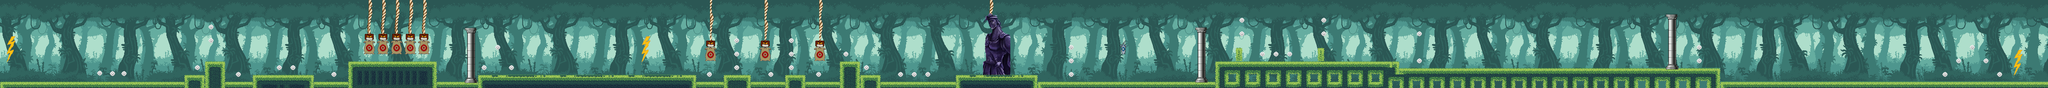

Rendered tile map (Tiled .tmx) drawn with the repository's tilesets; below, a short description and the map source with its tile grids summarised:
An orthogonal 300x13 tile map with 16x16 px tiles, 69 tile layers (Tile Layer 1, Tile Layer 2, Tile Layer 3, Tile Layer 4, ...), 2 hidden layers not drawn, 16 tilesets and 101 objects.

<map version="1.2" tiledversion="1.3.3" orientation="orthogonal" renderorder="right-down" width="300" height="13" tilewidth="16" tileheight="16" infinite="0" nextlayerid="361" nextobjectid="914">
 <tileset firstgid="1" name="jungle tileset" tilewidth="16" tileheight="16" tilecount="741" columns="39">
  <image source="jungle tileset.png" width="624" height="304" />
 </tileset>
 <tileset firstgid="742" name="plx-3" tilewidth="16" tileheight="16" tilecount="312" columns="24">
  <image source="plx-3.png" width="384" height="216" />
 </tileset>
 <tileset firstgid="1054" name="plx-4" tilewidth="16" tileheight="16" tilecount="312" columns="24">
  <image source="plx-4.png" width="384" height="216" />
 </tileset>
 <tileset firstgid="1366" name="plx-5" tilewidth="16" tileheight="16" tilecount="312" columns="24">
  <image source="plx-5.png" width="384" height="216" />
 </tileset>
 <tileset firstgid="1678" name="plx-1" tilewidth="16" tileheight="16" tilecount="312" columns="24">
  <image source="plx-1.png" width="384" height="216" />
 </tileset>
 <tileset firstgid="1990" name="plx-2" tilewidth="16" tileheight="16" tilecount="312" columns="24">
  <image source="plx-2.png" width="384" height="216" />
 </tileset>
 <tileset firstgid="2302" name="rope2" tilewidth="16" tileheight="16" spacing="2" margin="1" tilecount="36" columns="6">
  <image source="rope2.png" width="108" height="108" />
 </tileset>
 <tileset firstgid="2338" name="silvercoin" tilewidth="16" tileheight="16" spacing="2" margin="1" tilecount="16" columns="4">
  <image source="silvercoin1.png" width="72" height="72" />
 </tileset>
 <tileset firstgid="2354" name="punch bag" tilewidth="16" tileheight="16" spacing="2" margin="1" tilecount="56" columns="8">
  <image source="punch bag.png" width="148" height="125" />
 </tileset>
 <tileset firstgid="2410" name="statue1" tilewidth="16" tileheight="16" spacing="2" margin="1" tilecount="288" columns="12">
  <image source="statue1.png" width="216" height="432" />
 </tileset>
 <tileset firstgid="2698" name="statue2" tilewidth="16" tileheight="16" spacing="2" margin="1" tilecount="32" columns="4">
  <image source="statue2.png" width="72" height="144" />
 </tileset>
 <tileset firstgid="2730" name="pillar" tilewidth="16" tileheight="16" spacing="2" margin="1" tilecount="64" columns="8">
  <image source="pillar2.png" width="144" height="144" />
 </tileset>
 <tileset firstgid="2794" name="check point" tilewidth="16" tileheight="16" spacing="2" margin="1" tilecount="3384" columns="47">
  <image source="checkpoint.png" width="860" height="1308" />
 </tileset>
 <tileset firstgid="6178" name="fire sword" tilewidth="16" tileheight="16" spacing="2" margin="1" tilecount="6" columns="2">
  <image source="sword-fire.png" width="37" height="58" />
 </tileset>
 <tileset firstgid="6184" name="shield" tilewidth="16" tileheight="16" spacing="1" margin="1" tilecount="9" columns="3">
  <image source="shield.png" width="51" height="55" />
 </tileset>
 <tileset firstgid="6193" name="juice2" tilewidth="16" tileheight="16" tilecount="2" columns="1">
  <image source="juice2.png" width="18" height="34" />
 </tileset>
 <layer id="215" name="Tile Layer 1" width="300" height="13">
  <data>[3900 cells, 3900 non-empty, 312 distinct tile ids]</data>
 </layer>
 <layer id="216" name="Tile Layer 2" width="300" height="13">
  <data>[3900 cells, 3900 non-empty, 312 distinct tile ids]</data>
 </layer>
 <layer id="217" name="Tile Layer 3" width="300" height="13">
  <data>[3900 cells, 3900 non-empty, 312 distinct tile ids]</data>
 </layer>
 <layer id="218" name="Tile Layer 4" width="300" height="13">
  <data>[3900 cells, 3900 non-empty, 312 distinct tile ids]</data>
 </layer>
 <layer id="219" name="Tile Layer 5" width="300" height="13">
  <data>[3900 cells, 3900 non-empty, 325 distinct tile ids]</data>
 </layer>
 <objectgroup id="324" name="silver coin">
  <object id="846" x="234.333" y="165.667">
   <polygon points="0,0 7,5.66667 1,13 -6.66667,7" />
  </object>
  <object id="847" x="257" y="174">
   <polygon points="0,0 6.66667,-6.66667 14,-2 7.66667,5.66667" />
  </object>
  <object id="848" x="284.667" y="174.333">
   <polygon points="0,0 7.66667,-7.66667 13.6667,-1.33333 6,6.66667" />
  </object>
  <object id="849" x="456.333" y="160.667">
   <polygon points="0,0 6,6.33333 12.3333,-1 5.66667,-7.66667" />
  </object>
  <object id="850" x="488.667" y="97.3333">
   <polygon points="0,0 6.66667,5 12,-1.33333 7,-8" />
  </object>
  <object id="851" x="488" y="65.6667">
   <polygon points="0,0 8,4.33333 13.3333,-2 7.33333,-8.33333" />
  </object>
  <object id="852" x="551.333" y="177.333">
   <polygon points="0,0 8,5.66667 14.6667,-2 7.33333,-8.33333" />
  </object>
  <object id="853" x="649" y="160.667">
   <polygon points="0,0 6.33333,7 12.6667,0.666667 7.66667,-7.33333" />
  </object>
  <object id="854" x="680" y="161.667">
   <polygon points="0,0 8,6 15,0 6.66667,-8.33333" />
  </object>
  <object id="855" x="776" y="175.667">
   <polygon points="0,0 7.33333,7 14,0 6,-6.66667" />
  </object>
  <object id="856" x="1136.33" y="153.667">
   <polygon points="0,0 -8.33333,5.66667 -1.66667,14 5.33333,7" />
  </object>
  <object id="857" x="1160" y="112.667">
   <polygon points="0,0 7.33333,6.33333 14.6667,-1 8.33333,-8.66667" />
  </object>
  <object id="858" x="1191" y="161.333">
   <polygon points="0,0 8.66667,7 14.6667,-0.666667 8.66667,-9.33333" />
  </object>
  <object id="859" x="1655.33" y="176.333">
   <polygon points="0,0 8.33333,6 14,0 6.66667,-7.66667" />
  </object>
  <object id="860" x="1719.33" y="160">
   <polygon points="0,0 8.33333,7 15,-1.66667 8.33333,-6" />
  </object>
  <object id="861" x="1721.33" y="128.333">
   <polygon points="0,0 6,7.66667 11.6667,-0.333333 5.33333,-7.33333" />
  </object>
  <object id="862" x="1721.33" y="96.3333">
   <polygon points="0,0 6,6.33333 13.6667,-1 4.33333,-8.33333" />
  </object>
  <object id="863" x="1808.33" y="170.333">
   <polygon points="0,0 -9.66667,6.33333 -1.33333,11 6,5.33333" />
  </object>
  <object id="864" x="1846.33" y="160.333">
   <polygon points="0,0 8.66667,-8 14.3333,-1.33333 8.66667,6" />
  </object>
  <object id="865" x="1847.33" y="126">
   <polygon points="0,0 10,11 15,1 7.33333,-6" />
  </object>
  <object id="866" x="1848" y="95.6667">
   <polygon points="0,0 7,7 14,1 6.33333,-6" />
  </object>
  <object id="867" x="1911" y="175">
   <polygon points="0,0 8,8.66667 14.6667,0.666667 8,-6" />
  </object>
  <object id="868" x="1975.67" y="129.333">
   <polygon points="0,0 8.66667,6 15,-2.33333 7,-9.33333" />
  </object>
  <object id="869" x="2024.67" y="162">
   <polygon points="0,0 7.33333,4.33333 13.3333,-2.33333 5.66667,-9.33333" />
  </object>
  <object id="870" x="2103.33" y="177">
   <polygon points="0,0 9.66667,6.33333 15.3333,-2.33333 5.66667,-9" />
  </object>
  <object id="871" x="2135" y="177.333">
   <polygon points="0,0 8.66667,5 14.6667,-1.33333 9.33333,-9.66667" />
  </object>
  <object id="872" x="2168" y="177.333">
   <polygon points="0,0 7.33333,6 14.6667,-2 5.66667,-8.66667" />
  </object>
  <object id="873" x="2505" y="174">
   <polygon points="0,0 5.66667,-5 11.3333,2.33333 5,8.66667" />
  </object>
  <object id="874" x="2505.33" y="144.667">
   <polygon points="0,0 5.66667,5.66667 12,0.333333 6.66667,-8.33333" />
  </object>
  <object id="875" x="2503" y="112.333">
   <polygon points="0,0 8.33333,4.66667 12.6667,-1.33333 7,-7.33333" />
  </object>
  <object id="876" x="2903.33" y="81">
   <polygon points="0,0 8.33333,6.33333 15.3333,-2.66667 8.66667,-8.66667" />
  </object>
  <object id="877" x="2903.67" y="49.6667">
   <polygon points="0,0 9,5 13.3333,-0.333333 8,-9" />
  </object>
  <object id="878" x="2951.67" y="128.667">
   <polygon points="0,0 7.66667,5 13.3333,-0.333333 7.66667,-8.66667" />
  </object>
  <object id="879" x="2984" y="129.333">
   <polygon points="0,0 7,5.66667 13.3333,-2 5.66667,-8.33333" />
  </object>
  <object id="880" x="3016.67" y="128">
   <polygon points="0,0 7.33333,6.33333 12.6667,-0.666667 6.33333,-8" />
  </object>
  <object id="881" x="3095.67" y="79.3333">
   <polygon points="0,0 7.33333,6 13,-2 4.66667,-8" />
  </object>
  <object id="882" x="3094" y="46.3333">
   <polygon points="0,0 11.3333,10.3333 16.3333,-0.666667 6.66667,-8" />
  </object>
  <object id="883" x="3320.67" y="145.667">
   <polygon points="0,0 8,7.33333 13,-1.66667 5,-9" />
  </object>
  <object id="884" x="3319.67" y="80">
   <polygon points="0,0 6.33333,5 13.3333,0 7.66667,-8" />
  </object>
  <object id="885" x="3977.33" y="144.333">
   <polygon points="0,0 8.33333,6.66667 11.6667,-2.33333 4.66667,-8.33333" />
  </object>
  <object id="886" x="3977" y="113.667">
   <polygon points="0,0 5.66667,5 13,-2.66667 5.66667,-9.33333" />
  </object>
  <object id="887" x="4551" y="175.667">
   <polygon points="0,0 8.33333,7 15,1 7.66667,-7" />
  </object>
  <object id="888" x="4584.33" y="146">
   <polygon points="0,0 6.66667,4.33333 13,-1.33333 5.33333,-10.3333" />
  </object>
  <object id="889" x="4616.67" y="112.333">
   <polygon points="0,0 9,4.66667 13,-3 4.33333,-7.33333" />
  </object>
  <object id="890" x="4648" y="143.333">
   <polygon points="0,0 7,7.66667 14,1 4.66667,-8.66667" />
  </object>
  <object id="891" x="4679.33" y="176">
   <polygon points="0,0 7,6.33333 14,-0.666667 7.33333,-6.66667" />
  </object>
 </objectgroup>
 <objectgroup id="356" name="punch bag">
  <object id="902" x="855.333" y="80.3333">
   <polygon points="0,0 0,15 -2.33333,47.6667 22.3333,47 20.3333,-1" />
  </object>
  <object id="903" x="888" y="81">
   <polygon points="0,0 -2,46.3333 21.3333,46 18.6667,-0.666667" />
  </object>
  <object id="904" x="919.667" y="80.6667">
   <polygon points="0,0 -1,47.3333 21,46.6667 20,-0.666667" />
  </object>
  <object id="905" x="951.667" y="80.6667">
   <polygon points="0,0 -1,46 24.3333,46 20,-1.66667" />
  </object>
  <object id="906" x="984.333" y="79.6667">
   <polygon points="0,0 -3,48.6667 20.6667,48.3333 19.6667,-0.666667" />
  </object>
  <object id="907" x="1656" y="96">
   <polygon points="0,0 -1.66667,48.6667 22.6667,47.6667 19.6667,-0.333333" />
  </object>
  <object id="908" x="1783.67" y="96.6667">
   <polygon points="0,0 -2.33333,47.3333 20.6667,47 19.6667,-1.66667" />
  </object>
  </objectgroup>
 <objectgroup color="#31006c" id="258" name=" statue 1">
  <!-- 1 objects omitted --></objectgroup>
 <objectgroup id="260" name="ground">
  <!-- 24 objects omitted --></objectgroup>
 <objectgroup id="357" name="pillar">
  <!-- 3 objects omitted --></objectgroup>
 <objectgroup id="270" name="rope 2">
  <!-- 11 objects omitted --></objectgroup>
 <layer id="252" name="rope 2" width="300" height="13">
  <data>[3900 cells, 79 non-empty, 11 distinct tile ids]</data>
 </layer>
 <layer id="251" name="statue 1" width="300" height="13">
  <data>[3900 cells, 44 non-empty, 44 distinct tile ids]</data>
 </layer>
 <layer id="224" name="ground" width="300" height="13">
  <data>[3900 cells, 545 non-empty, 86 distinct tile ids]</data>
 </layer>
 <layer id="271" name="coin1" width="300" height="13" offsetx="59.6667" offsety="-3.5">
  <data>[3900 cells, 4 non-empty, 4 distinct tile ids]</data>
 </layer>
 <layer id="272" name="coin2" width="300" height="13" offsetx="57.6667" offsety="-2.33333">
  <data>[3900 cells, 4 non-empty, 4 distinct tile ids]</data>
 </layer>
 <layer id="273" name="coin3" width="300" height="13" offsetx="52.6667" offsety="-2.16667">
  <data>[3900 cells, 4 non-empty, 4 distinct tile ids]</data>
 </layer>
 <layer id="274" name="coin4" width="300" height="13">
  <data>[3900 cells, 4 non-empty, 4 distinct tile ids]</data>
 </layer>
 <layer id="275" name="coin5" width="300" height="13">
  <data>[3900 cells, 4 non-empty, 4 distinct tile ids]</data>
 </layer>
 <layer id="276" name="coin6" width="300" height="13">
  <data>[3900 cells, 4 non-empty, 4 distinct tile ids]</data>
 </layer>
 <layer id="277" name="coin7" width="300" height="13">
  <data>[3900 cells, 4 non-empty, 4 distinct tile ids]</data>
 </layer>
 <layer id="278" name="coin8" width="300" height="13">
  <data>[3900 cells, 4 non-empty, 4 distinct tile ids]</data>
 </layer>
 <layer id="279" name="coin9" width="300" height="13">
  <data>[3900 cells, 4 non-empty, 4 distinct tile ids]</data>
 </layer>
 <layer id="280" name="coin10" width="300" height="13">
  <data>[3900 cells, 4 non-empty, 4 distinct tile ids]</data>
 </layer>
 <layer id="281" name="coin11" width="300" height="13">
  <data>[3900 cells, 4 non-empty, 4 distinct tile ids]</data>
 </layer>
 <layer id="282" name="coin12" width="300" height="13">
  <data>[3900 cells, 4 non-empty, 4 distinct tile ids]</data>
 </layer>
 <layer id="283" name="coin13" width="300" height="13">
  <data>[3900 cells, 4 non-empty, 4 distinct tile ids]</data>
 </layer>
 <layer id="284" name="coin14" width="300" height="13">
  <data>[3900 cells, 4 non-empty, 4 distinct tile ids]</data>
 </layer>
 <layer id="285" name="coin15" width="300" height="13">
  <data>[3900 cells, 4 non-empty, 4 distinct tile ids]</data>
 </layer>
 <layer id="286" name="coin16" width="300" height="13">
  <data>[3900 cells, 4 non-empty, 4 distinct tile ids]</data>
 </layer>
 <layer id="287" name="coin17" width="300" height="13">
  <data>[3900 cells, 4 non-empty, 4 distinct tile ids]</data>
 </layer>
 <layer id="288" name="coin18" width="300" height="13">
  <data>[3900 cells, 4 non-empty, 4 distinct tile ids]</data>
 </layer>
 <layer id="289" name="coin19" width="300" height="13">
  <data>[3900 cells, 4 non-empty, 4 distinct tile ids]</data>
 </layer>
 <layer id="290" name="coin20" width="300" height="13">
  <data>[3900 cells, 4 non-empty, 4 distinct tile ids]</data>
 </layer>
 <layer id="291" name="coin21" width="300" height="13">
  <data>[3900 cells, 4 non-empty, 4 distinct tile ids]</data>
 </layer>
 <layer id="292" name="coin22" width="300" height="13">
  <data>[3900 cells, 4 non-empty, 4 distinct tile ids]</data>
 </layer>
 <layer id="293" name="coin23" width="300" height="13">
  <data>[3900 cells, 4 non-empty, 4 distinct tile ids]</data>
 </layer>
 <layer id="294" name="coin24" width="300" height="13">
  <data>[3900 cells, 4 non-empty, 4 distinct tile ids]</data>
 </layer>
 <layer id="295" name="coin25" width="300" height="13">
  <data>[3900 cells, 4 non-empty, 4 distinct tile ids]</data>
 </layer>
 <layer id="296" name="coin26" width="300" height="13">
  <data>[3900 cells, 4 non-empty, 4 distinct tile ids]</data>
 </layer>
 <layer id="297" name="coin27" width="300" height="13">
  <data>[3900 cells, 4 non-empty, 4 distinct tile ids]</data>
 </layer>
 <layer id="298" name="coin28" width="300" height="13">
  <data>[3900 cells, 4 non-empty, 4 distinct tile ids]</data>
 </layer>
 <layer id="299" name="coin29" width="300" height="13">
  <data>[3900 cells, 4 non-empty, 4 distinct tile ids]</data>
 </layer>
 <layer id="300" name="coin30" width="300" height="13">
  <data>[3900 cells, 4 non-empty, 4 distinct tile ids]</data>
 </layer>
 <layer id="301" name="coin31" width="300" height="13">
  <data>[3900 cells, 4 non-empty, 4 distinct tile ids]</data>
 </layer>
 <layer id="302" name="coin32" width="300" height="13">
  <data>[3900 cells, 4 non-empty, 4 distinct tile ids]</data>
 </layer>
 <layer id="303" name="coin33" width="300" height="13">
  <data>[3900 cells, 4 non-empty, 4 distinct tile ids]</data>
 </layer>
 <layer id="304" name="coin34" width="300" height="13">
  <data>[3900 cells, 4 non-empty, 4 distinct tile ids]</data>
 </layer>
 <layer id="305" name="coin35" width="300" height="13">
  <data>[3900 cells, 4 non-empty, 4 distinct tile ids]</data>
 </layer>
 <layer id="306" name="coin36" width="300" height="13">
  <data>[3900 cells, 4 non-empty, 4 distinct tile ids]</data>
 </layer>
 <layer id="307" name="coin37" width="300" height="13">
  <data>[3900 cells, 4 non-empty, 4 distinct tile ids]</data>
 </layer>
 <layer id="308" name="coin38" width="300" height="13">
  <data>[3900 cells, 4 non-empty, 4 distinct tile ids]</data>
 </layer>
 <layer id="309" name="coin39" width="300" height="13">
  <data>[3900 cells, 4 non-empty, 4 distinct tile ids]</data>
 </layer>
 <layer id="310" name="coin40" width="300" height="13">
  <data>[3900 cells, 4 non-empty, 4 distinct tile ids]</data>
 </layer>
 <layer id="311" name="coin41" width="300" height="13">
  <data>[3900 cells, 4 non-empty, 4 distinct tile ids]</data>
 </layer>
 <layer id="312" name="coin42" width="300" height="13">
  <data>[3900 cells, 4 non-empty, 4 distinct tile ids]</data>
 </layer>
 <layer id="313" name="coin43" width="300" height="13">
  <data>[3900 cells, 4 non-empty, 4 distinct tile ids]</data>
 </layer>
 <layer id="314" name="coin44" width="300" height="13">
  <data>[3900 cells, 4 non-empty, 4 distinct tile ids]</data>
 </layer>
 <layer id="315" name="coin45" width="300" height="13">
  <data>[3900 cells, 4 non-empty, 4 distinct tile ids]</data>
 </layer>
 <layer id="316" name="coin46" width="300" height="13">
  <data>[3900 cells, 4 non-empty, 4 distinct tile ids]</data>
 </layer>
 <layer id="325" name="punchbag1" width="300" height="13">
  <data>[3900 cells, 6 non-empty, 6 distinct tile ids]</data>
 </layer>
 <layer id="326" name="punchbag2" width="300" height="13">
  <data>[3900 cells, 6 non-empty, 6 distinct tile ids]</data>
 </layer>
 <layer id="327" name="punchbag3" width="300" height="13">
  <data>[3900 cells, 6 non-empty, 6 distinct tile ids]</data>
 </layer>
 <layer id="328" name="punchbag4" width="300" height="13">
  <data>[3900 cells, 6 non-empty, 6 distinct tile ids]</data>
 </layer>
 <layer id="329" name="punchbag5" width="300" height="13">
  <data>[3900 cells, 6 non-empty, 6 distinct tile ids]</data>
 </layer>
 <layer id="330" name="punchbag6" width="300" height="13">
  <data>[3900 cells, 6 non-empty, 6 distinct tile ids]</data>
 </layer>
 <layer id="331" name="punchbag7" width="300" height="13">
  <data>[3900 cells, 6 non-empty, 6 distinct tile ids]</data>
 </layer>
 <layer id="332" name="punchbag8" width="300" height="13">
  <data>[3900 cells, 6 non-empty, 6 distinct tile ids]</data>
 </layer>
 <layer id="333" name="pillar1" width="300" height="13" offsetx="1" offsety="-8.33333">
  <data>[3900 cells, 20 non-empty, 10 distinct tile ids]</data>
 </layer>
 <layer id="334" name="pillar2" width="300" height="13" offsetx="1.66667" offsety="-9.66667">
  <data>[3900 cells, 18 non-empty, 8 distinct tile ids]</data>
 </layer>
 <layer id="336" name="pillar3" width="300" height="13" offsetx="0.333333" offsety="-8.66667">
  <data>[3900 cells, 18 non-empty, 8 distinct tile ids]</data>
 </layer>
 <objectgroup id="338" name="check point">
  <!-- 3 objects omitted --></objectgroup>
 <layer id="352" name=" check point1" width="300" height="13">
  <data>[3900 cells, 34 non-empty, 24 distinct tile ids]</data>
 </layer>
 <layer id="340" name="check point2" width="300" height="13">
  <data>[3900 cells, 24 non-empty, 24 distinct tile ids]</data>
 </layer>
 <layer id="341" name="check point3" width="300" height="13">
  <data>[3900 cells, 24 non-empty, 24 distinct tile ids]</data>
 </layer>
 <objectgroup id="343" name="fire sword" visible="0">
  <!-- 1 objects omitted --></objectgroup>
 <layer id="342" name="fire sword1" width="300" height="13" visible="0">
  <data>[3900 cells, 6 non-empty, 6 distinct tile ids]</data>
 </layer>
 <objectgroup id="346" name="juice">
  <!-- 1 objects omitted --></objectgroup>
 <layer id="358" name="juice" width="300" height="13">
  <data>[3900 cells, 2 non-empty, 2 distinct tile ids]</data>
 </layer>
 <objectgroup id="347" name="shield" visible="0">
  <!-- 1 objects omitted --></objectgroup>
 <layer id="355" name="shield" width="300" height="13" visible="0">
  <data>[3900 cells, 9 non-empty, 9 distinct tile ids]</data>
 </layer>
 <objectgroup id="323" name="left-wall">
  <!-- 1 objects omitted --></objectgroup>
 <objectgroup id="348" name="right-wall">
  <!-- 1 objects omitted --></objectgroup>
</map>
<!-- 48 of 101 objects omitted -->
